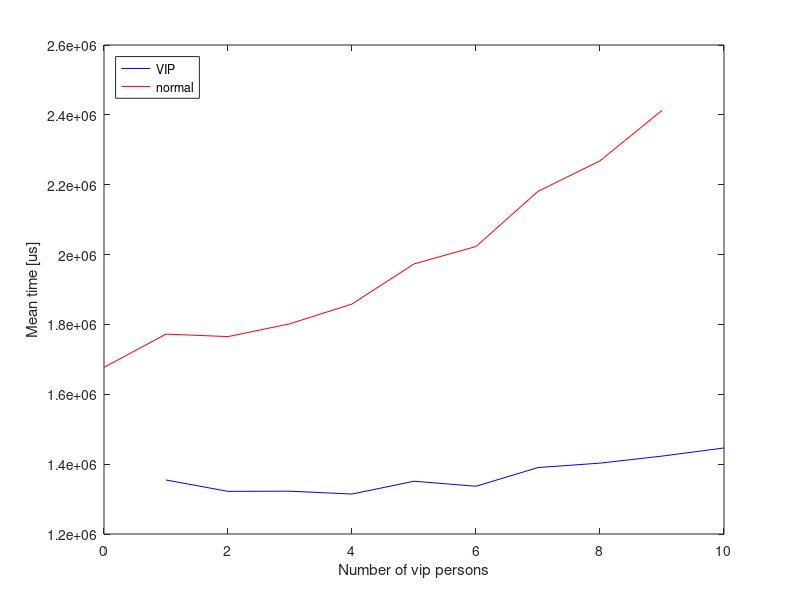

Source code (MATLAB):
vip = zeros(10,10);

%%
load output.txt
vip(6,:)=output;
%%

close all
load vip_prio

prio=zeros(10,1);
normal=zeros(10,1);
for i=1:10
    prio(i)=mean(vip(i+1,1:i));
    normal(i)=mean(vip(i,i:end));
end

h=figure;
plot(1:10,prio,'b')
hold on
plot(0:9,normal,'r')
xlabel('Number of vip persons');
ylabel('Mean time [us]');
%axis ([0 11 0 inf])
legend('VIP', 'normal', 'location' , 'northwest')
saveas(h, 'figures/number_of_persons_3_opt', 'epsc')

